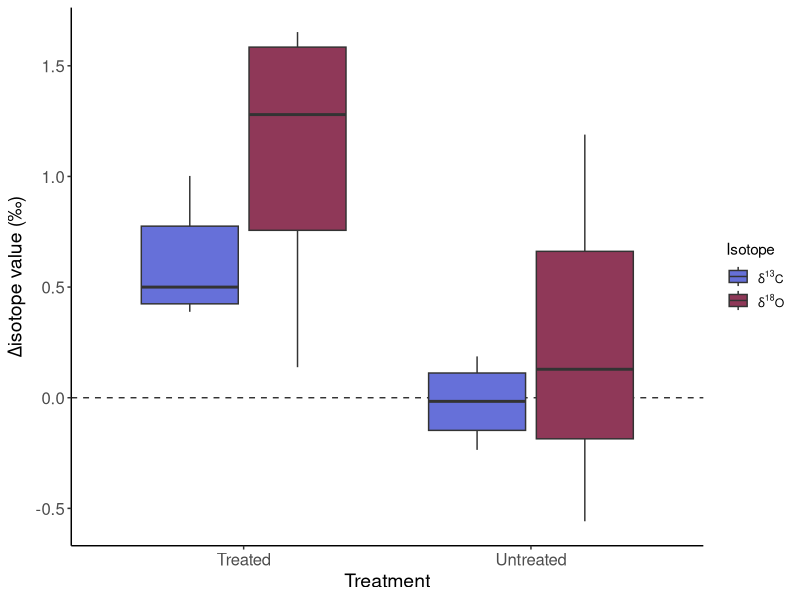
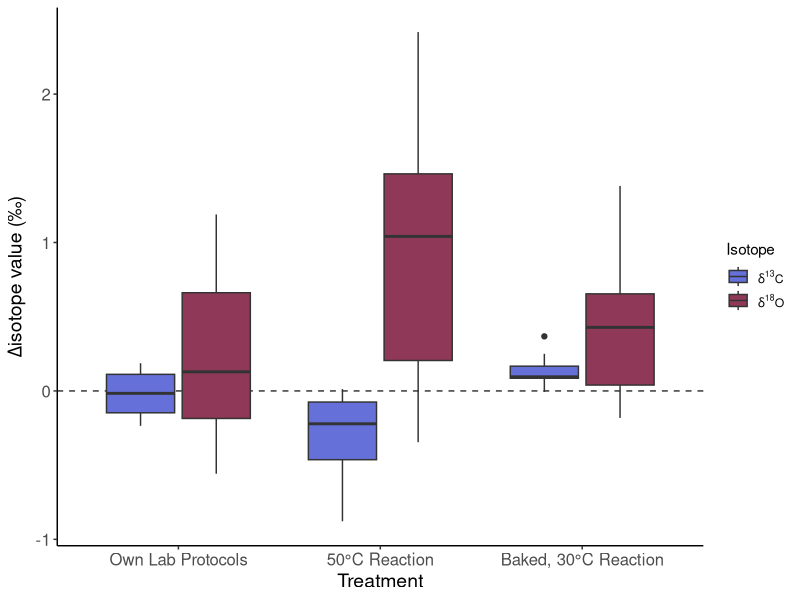

The R source for these figures, in order: (Note: this script raises an error after producing the figures.)
library(dplyr); library(tidyr);library(ggplot2); library(stringr)

delta <- read.csv('data/delta.csv')
sv <- read.csv('data/singlevalues.csv')
il <- read.csv('intralab.csv') %>% 
  filter(treatment != 'untreated')
cols <- c("DPAA" = "#97c2f7",  "interlab" = "#5474C0", "UU" = "#2a3f70")
cols2 <- c("O" = "#8f3858", "C" = "#6670d9")
#how do the samples look, regardless of treatment? 
summ <- sv %>% 
  group_by(lab, sample) %>% 
  summarize(C_mean = round(mean(d13C), 2), 
            C_sd = round(sd(d13C), 2), 
            C_min = min(d13C),
            C_max = max(d13C), 
            O_mean = round(mean(d18O), 2), 
            O_sd = round(sd(d18O), 2), 
            O_min = min(d18O),
            O_max = max(d18O)) # huh some samples seem to just have higher SD 


# Comparing Delta Values --------------------------------------------------

summDelta <- delta %>% 
  group_by(iso, type) %>% 
  summarize(mean = round(mean(value), 2), 
            sd = round(sd(value), 2), 
            min = min(value),
            max = max(value), 
            srd = (sd(value)*100)/mean(value)
            )
# Treated v Untreated by Lab ----------------------------------------------
t.test(subset(delta, type == 'Treated' & iso == 'C')$value)
t.test(subset(delta, type == 'Treated' & iso == 'O')$value)

t.test(subset(delta, type == 'Untreated' & iso == 'C')$value)
t.test(subset(delta, type == 'Untreated' & iso == 'O')$value)

ggplot() + 
  geom_hline(yintercept = 0, color = 'grey20', linetype = 2) +
  geom_boxplot(data = subset(delta, type == 'Untreated' | type == 'Treated'), 
               aes(x = type, y = value, fill = iso)) + 
  theme_classic() +
  scale_fill_manual(values = cols2, 
                    name = "Isotope", 
                    labels = c(expression(paste(delta^13, 'C')), 
                               expression(paste(delta^18, 'O')))) + 
  theme(axis.text.x = element_text(size = 12),
        axis.text.y = element_text(size = 12),
        axis.title = element_text(size = 14), ) + 
  labs(x = "Treatment", 
       y = expression(paste(Delta, "isotope value", " (\u2030)")))

# Baking and Reaction Temp -----------------------------------------------------------

t.test(subset(delta, type == 'Untreated, 50 Rxn Temp' & iso == 'C')$value)
t.test(subset(delta, type == 'Untreated, 50 Rxn Temp' & iso == 'O')$value)

t.test(subset(delta, type == 'Untreated, Baked, 30 Rxn Temp' & iso == 'C')$value)
t.test(subset(delta, type == 'Untreated, Baked, 30 Rxn Temp' & iso == 'O')$value)

ggplot() + 
  geom_hline(yintercept = 0, color = 'grey20', linetype = 2) +
  geom_boxplot(data = subset(delta, type != 'Treated'), 
               aes(x = type, y = value, fill = iso)) + 
  theme_classic() +
  scale_fill_manual(values = cols2, 
                    name = "Isotope", 
                    labels = c(expression(paste(delta^13, 'C')), 
                               expression(paste(delta^18, 'O')))) + 
  scale_x_discrete(labels = c('Own Lab Protocols', '50°C Reaction', 'Baked, 30°C Reaction')) + 
  theme(axis.text.x = element_text(size = 12),
        axis.text.y = element_text(size = 12),
        axis.title = element_text(size = 14), ) + 
  labs(x = "Treatment", 
       y = expression(paste(Delta, "isotope value", " (\u2030)")))


# Absolute Values??? ------------------------------------------------------
delta$value <- abs(delta$value)
#nope this was terrible. A terrible plan. 
summDelta <- delta %>% 
  group_by(iso, type) %>% 
  summarize(mean = round(mean(value), 2), 
            sd = round(sd(value), 2), 
            min = min(value),
            max = max(value), 
            srd = (sd(value)/mean(value))*100)


# Variance tests (because I hate myself) ----------------------------------

var.test(subset(sv, lab == 'UU' & treatment == 'untreated_50')$d13C, 
         subset(sv, lab == 'DPAA' & treatment == 'untreated_30')$d13C)
var.test(subset(sv, lab == 'UU' & treatment == 'treated_50')$d13C, 
         subset(sv, lab == 'DPAA' & treatment == 'treated_30')$d13C)

var.test(subset(sv, lab == 'UU' & treatment == 'untreated_50')$d18O, 
         subset(sv, lab == 'DPAA' & treatment == 'untreated_30')$d18O)
var.test(subset(sv, lab == 'UU' & treatment == 'treated_50')$d18O, 
         subset(sv, lab == 'DPAA' & treatment == 'treated_30')$d18O)
# Descriptive Stats -------------------------------------------------------

#are the data normally distributed? 
names <- unique(sv$sample)
for (name in names) {
  print(shapiro.test(subset(sv, sample == name)$d18O))
}
for (name in names) {
  print(shapiro.test(subset(sv, sample == name)$d13C))
}#nothing is significant in these outputs
rm(name, names)
#mean and sd of Delta values by protocol
deltaSumm <- delta %>% 
  group_by(type, iso) %>% 
  summarize(mean = round(mean(value), 2),
            sd = round(sd(value), 2), 
            range = round(max(value) - min(value), 2)
            )

# Interlab stats ----------------------------------------------------------
summDelta <- subset(delta, lab == 'interlab') %>% 
  group_by(iso, type) %>% 
  summarize(mean = round(mean(value), 2), 
            sd = round(sd(value), 2), 
            min = min(value),
            max = max(value))

shapiro.test(subset(delta, iso == 'O')$value)
shapiro.test(subset(delta, iso == 'C')$value)
ggplot(subset(delta, iso == 'O'), aes(value)) + geom_density()
ggplot(subset(delta, iso == 'C'), aes(value)) + geom_density()

treats = unique(subset(delta, lab == 'interlab')$type)
shapTable = data.frame(treats, "C" = rep(0), "O" = rep(0))
datacols = c("C", "O")

for(i in seq_along(treats)){
  for(j in 1:2){
    shapTable[i, j+1] = shapiro.test(subset(delta, lab == 'interlab' & type == treats[i] & iso == datacols[j])$value)$p.value
  }
}

# One-sided t.tests for interlab comparisons
diffTable = tTable = pTable = data.frame(treats, "dC" = rep(0), "dO" = rep(0))

for(i in seq_along(treats)){
  for(j in 1:2){
      test = t.test(subset(delta, lab == 'interlab' & type == treats[i] & iso == datacols[j])$value)
        #delta[delta$type == treats[i], datacols[j]])
      diffTable[i, j+1] = round(test$estimate, 2)
      tTable[i, j+1] = round(test$statistic, 2)
      pTable[i, j+1] = round(test$p.value, 3)
    }
   }
rm(datacols, treats, i, j, test)

